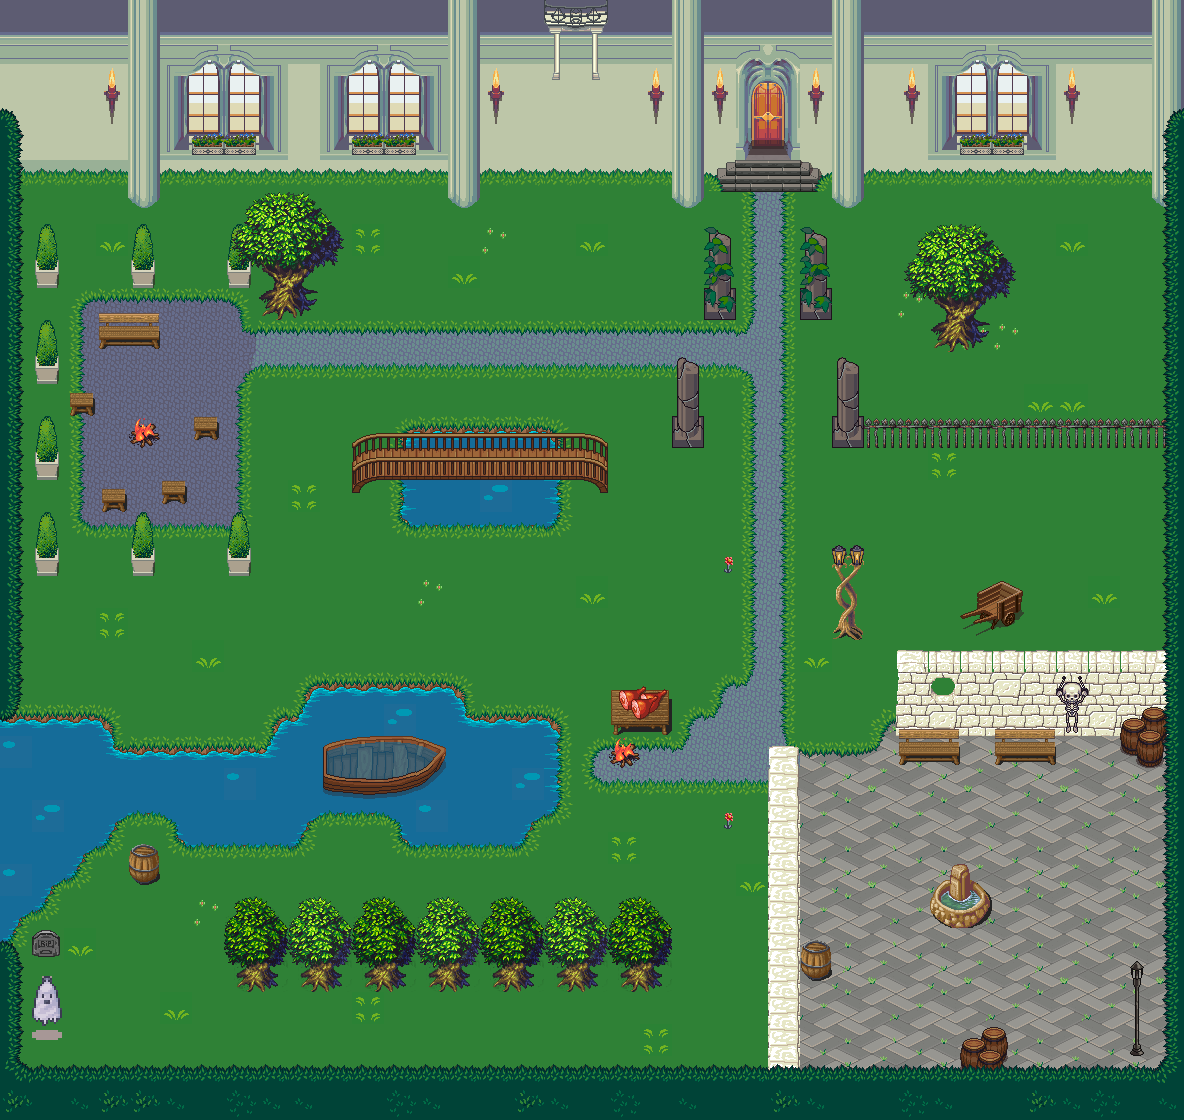

This is a level from a 2D game, rendered from its Tiled map with the project's own tilesets. A one-line summary and the map file follow, with tile-layer data summarised:
An orthogonal 37x35 tile map with 32x32 px tiles, 16 tile layers (start, quiet space, Meeting 1, Meeting 2, ...), 11 tilesets.

<map version="1.5" tiledversion="1.7.0" orientation="orthogonal" renderorder="right-down" width="37" height="35" tilewidth="32" tileheight="32" infinite="0" nextlayerid="23" nextobjectid="1">
 <tileset firstgid="1" name="floortileset" tilewidth="32" tileheight="32" tilecount="64" columns="8">
  <image source="floortileset.png" width="256" height="256" />
  <tile id="15">
   <properties>
    <property name="collides" type="bool" value="true" />
   </properties>
  </tile>
  <tile id="37">
   <properties>
    <property name="collides" type="bool" value="true" />
   </properties>
  </tile>
 </tileset>
 <tileset firstgid="65" name="town" tilewidth="32" tileheight="32" tilecount="256" columns="16">
  <image source="town.png" width="512" height="512" />
  <tile id="197">
   <properties>
    <property name="collides" type="bool" value="true" />
   </properties>
  </tile>
  <tile id="198">
   <properties>
    <property name="collides" type="bool" value="true" />
   </properties>
  </tile>
  <tile id="208">
   <properties>
    <property name="collides" type="bool" value="true" />
   </properties>
  </tile>
  <tile id="209">
   <properties>
    <property name="collides" type="bool" value="true" />
   </properties>
  </tile>
  <tile id="213">
   <properties>
    <property name="collides" type="bool" value="true" />
   </properties>
  </tile>
  <tile id="214">
   <properties>
    <property name="collides" type="bool" value="true" />
   </properties>
  </tile>
  <tile id="233">
   <properties>
    <property name="collides" type="bool" value="true" />
   </properties>
  </tile>
  <tile id="240">
   <properties>
    <property name="collides" type="bool" value="true" />
   </properties>
  </tile>
  <tile id="241">
   <properties>
    <property name="collides" type="bool" value="true" />
   </properties>
  </tile>
  <tile id="244">
   <properties>
    <property name="collides" type="bool" value="true" />
   </properties>
  </tile>
  <tile id="249">
   <properties>
    <property name="collides" type="bool" value="true" />
   </properties>
  </tile>
  <tile id="251">
   <properties>
    <property name="collides" type="bool" value="true" />
   </properties>
  </tile>
 </tileset>
 <tileset firstgid="321" name="tree-variations" tilewidth="32" tileheight="32" tilecount="144" columns="16">
  <image source="tree-variations.png" width="512" height="289" />
  <tile id="64">
   <properties>
    <property name="collides" type="bool" value="true" />
   </properties>
  </tile>
  <tile id="65">
   <properties>
    <property name="collides" type="bool" value="true" />
   </properties>
  </tile>
  <tile id="66">
   <properties>
    <property name="collides" type="bool" value="true" />
   </properties>
  </tile>
  <tile id="67">
   <properties>
    <property name="collides" type="bool" value="true" />
   </properties>
  </tile>
  <tile id="68">
   <properties>
    <property name="collides" type="bool" value="true" />
   </properties>
  </tile>
  <tile id="69">
   <properties>
    <property name="collides" type="bool" value="true" />
   </properties>
  </tile>
  <tile id="70">
   <properties>
    <property name="collides" type="bool" value="true" />
   </properties>
  </tile>
  <tile id="71">
   <properties>
    <property name="collides" type="bool" value="true" />
   </properties>
  </tile>
  <tile id="129">
   <properties>
    <property name="collides" type="bool" value="true" />
   </properties>
  </tile>
  <tile id="130">
   <properties>
    <property name="collides" type="bool" value="true" />
   </properties>
  </tile>
  <tile id="133">
   <properties>
    <property name="collides" type="bool" value="true" />
   </properties>
  </tile>
  <tile id="134">
   <properties>
    <property name="collides" type="bool" value="true" />
   </properties>
  </tile>
  <tile id="137">
   <properties>
    <property name="collides" type="bool" value="true" />
   </properties>
  </tile>
  <tile id="138">
   <properties>
    <property name="collides" type="bool" value="true" />
   </properties>
  </tile>
  <tile id="141">
   <properties>
    <property name="collides" type="bool" value="true" />
   </properties>
  </tile>
  <tile id="142">
   <properties>
    <property name="collides" type="bool" value="true" />
   </properties>
  </tile>
 </tileset>
 <tileset firstgid="465" name="trees_plants_rocks" tilewidth="32" tileheight="32" tilecount="256" columns="16">
  <image source="trees_plants_rocks.png" width="512" height="512" />
 </tileset>
 <tileset firstgid="721" name="trees_plants" tilewidth="32" tileheight="32" tilecount="256" columns="16">
  <image source="trees_plants.png" width="512" height="512" />
 </tileset>
 <tileset firstgid="977" name="trees" tilewidth="32" tileheight="32" tilecount="256" columns="16">
  <image source="trees.png" width="512" height="512" />
 </tileset>
 <tileset firstgid="1233" name="Outside Objects" tilewidth="32" tileheight="32" tilecount="1024" columns="32">
  <image source="Outside_Objects.png" width="1024" height="1024" />
 </tileset>
 <tileset firstgid="2257" name="Terrain and Outside" tilewidth="32" tileheight="32" tilecount="1024" columns="32">
  <image source="Terrain_and_Outside.png" width="1024" height="1024" />
  <tile id="295">
   <properties>
    <property name="collides" type="bool" value="true" />
   </properties>
  </tile>
  <tile id="585">
   <properties>
    <property name="collides" type="bool" value="true" />
   </properties>
  </tile>
  <tile id="586">
   <properties>
    <property name="collides" type="bool" value="true" />
   </properties>
  </tile>
  <tile id="592">
   <properties>
    <property name="collides" type="bool" value="true" />
   </properties>
  </tile>
  <tile id="593">
   <properties>
    <property name="collides" type="bool" value="true" />
   </properties>
  </tile>
  <tile id="617">
   <properties>
    <property name="collides" type="bool" value="true" />
   </properties>
  </tile>
  <tile id="618">
   <properties>
    <property name="collides" type="bool" value="true" />
   </properties>
  </tile>
  <tile id="624">
   <properties>
    <property name="collides" type="bool" value="true" />
   </properties>
  </tile>
  <tile id="625">
   <properties>
    <property name="collides" type="bool" value="true" />
   </properties>
  </tile>
  <tile id="646">
   <properties>
    <property name="collides" type="bool" value="true" />
   </properties>
  </tile>
  <tile id="647">
   <properties>
    <property name="collides" type="bool" value="true" />
   </properties>
  </tile>
  <tile id="655">
   <properties>
    <property name="collides" type="bool" value="true" />
   </properties>
  </tile>
  <tile id="656">
   <properties>
    <property name="collides" type="bool" value="true" />
   </properties>
  </tile>
  <tile id="657">
   <properties>
    <property name="collides" type="bool" value="true" />
   </properties>
  </tile>
  <tile id="678">
   <properties>
    <property name="collides" type="bool" value="true" />
   </properties>
  </tile>
  <tile id="679">
   <properties>
    <property name="collides" type="bool" value="true" />
   </properties>
  </tile>
  <tile id="687">
   <properties>
    <property name="collides" type="bool" value="true" />
   </properties>
  </tile>
  <tile id="689">
   <properties>
    <property name="collides" type="bool" value="true" />
   </properties>
  </tile>
  <tile id="719">
   <properties>
    <property name="collides" type="bool" value="true" />
   </properties>
  </tile>
  <tile id="720">
   <properties>
    <property name="collides" type="bool" value="true" />
   </properties>
  </tile>
  <tile id="721">
   <properties>
    <property name="collides" type="bool" value="true" />
   </properties>
  </tile>
  <tile id="1002">
   <properties>
    <property name="collides" type="bool" value="true" />
   </properties>
  </tile>
  <tile id="1007">
   <properties>
    <property name="collides" type="bool" value="true" />
   </properties>
  </tile>
  <tile id="1011">
   <properties>
    <property name="collides" type="bool" value="true" />
   </properties>
  </tile>
 </tileset>
 <tileset firstgid="3281" name="Interior" tilewidth="32" tileheight="32" tilecount="1024" columns="32">
  <image source="Interior.png" width="1024" height="1024" />
  <tile id="639">
   <animation>
    <frame tileid="639" duration="100" />
    <frame tileid="671" duration="100" />
    <frame tileid="703" duration="100" />
    <frame tileid="735" duration="100" />
   </animation>
  </tile>
 </tileset>
 <tileset firstgid="4305" name="Exterior Tiles" tilewidth="32" tileheight="32" tilecount="1024" columns="32">
  <image source="Exterior_Tiles.png" width="1024" height="1024" />
  <tile id="199">
   <properties>
    <property name="collides" type="bool" value="true" />
   </properties>
  </tile>
  <tile id="653">
   <properties>
    <property name="collides" type="bool" value="true" />
   </properties>
  </tile>
  <tile id="654">
   <properties>
    <property name="collides" type="bool" value="true" />
   </properties>
  </tile>
  <tile id="655">
   <properties>
    <property name="collides" type="bool" value="true" />
   </properties>
  </tile>
  <tile id="660">
   <properties>
    <property name="collides" type="bool" value="true" />
   </properties>
  </tile>
  <tile id="685">
   <properties>
    <property name="collides" type="bool" value="true" />
   </properties>
  </tile>
  <tile id="686">
   <properties>
    <property name="collides" type="bool" value="true" />
   </properties>
  </tile>
  <tile id="687">
   <properties>
    <property name="collides" type="bool" value="true" />
   </properties>
  </tile>
  <tile id="692">
   <properties>
    <property name="collides" type="bool" value="true" />
   </properties>
  </tile>
  <tile id="720">
   <properties>
    <property name="collides" type="bool" value="true" />
   </properties>
  </tile>
  <tile id="721">
   <properties>
    <property name="collides" type="bool" value="true" />
   </properties>
  </tile>
  <tile id="722">
   <properties>
    <property name="collides" type="bool" value="true" />
   </properties>
  </tile>
  <tile id="787">
   <properties>
    <property name="collides" type="bool" value="true" />
   </properties>
  </tile>
  <tile id="814">
   <properties>
    <property name="collides" type="bool" value="true" />
   </properties>
  </tile>
  <tile id="912">
   <properties>
    <property name="collides" type="bool" value="true" />
   </properties>
  </tile>
  <tile id="997">
   <properties>
    <property name="collides" type="bool" value="true" />
   </properties>
  </tile>
  <tile id="998">
   <properties>
    <property name="collides" type="bool" value="true" />
   </properties>
  </tile>
  <tile id="1000">
   <properties>
    <property name="collides" type="bool" value="true" />
   </properties>
  </tile>
  <tile id="1001">
   <properties>
    <property name="collides" type="bool" value="true" />
   </properties>
  </tile>
  <tile id="1002">
   <properties>
    <property name="collides" type="bool" value="true" />
   </properties>
  </tile>
  <tile id="1003">
   <properties>
    <property name="collides" type="bool" value="true" />
   </properties>
  </tile>
  <tile id="1004">
   <properties>
    <property name="collides" type="bool" value="true" />
   </properties>
  </tile>
  <tile id="1005">
   <properties>
    <property name="collides" type="bool" value="true" />
   </properties>
  </tile>
  <tile id="1006">
   <properties>
    <property name="collides" type="bool" value="true" />
   </properties>
  </tile>
  <tile id="1007">
   <properties>
    <property name="collides" type="bool" value="true" />
   </properties>
  </tile>
 </tileset>
 <tileset firstgid="5329" name="11_Halloween_32x32" tilewidth="32" tileheight="32" tilecount="976" columns="16">
  <image source="11_Halloween_32x32.png" width="512" height="1952" />
 </tileset>
 <layer id="1" name="start" width="37" height="35">
  <data>[1295 cells, 12 non-empty, 1 distinct tile ids]</data>
 </layer>
 <layer id="12" name="quiet space" width="37" height="35">
  <properties>
   <property name="silent" type="bool" value="true" />
  </properties>
  <data>[1295 cells, 0 non-empty, 0 distinct tile ids]</data>
 </layer>
 <layer id="13" name="Meeting 1" width="37" height="35">
  <properties>
   <property name="jitsiRoom" value="meetingZone1" />
   <property name="jitsiTriggerMessage" value="Join the meeting?" />
  </properties>
  <data>[1295 cells, 48 non-empty, 1 distinct tile ids]</data>
 </layer>
 <layer id="22" name="Meeting 2" width="37" height="35">
  <properties>
   <property name="jitsiRoom" value="meetingZone2" />
   <property name="jitsiTriggerMessage" value="Join the meeting?" />
  </properties>
  <data>[1295 cells, 129 non-empty, 1 distinct tile ids]</data>
 </layer>
 <layer id="20" name="Webpage" width="37" height="35">
  <properties>
   <property name="openWebsite" value="https://derrheingold.github.io/IDMx-2021/intro.html" />
  </properties>
  <data>[1295 cells, 12 non-empty, 1 distinct tile ids]</data>
 </layer>
 <layer id="14" name="Ground" width="37" height="35">
  <data>[1295 cells, 1121 non-empty, 36 distinct tile ids]</data>
 </layer>
 <layer id="19" name="Ground2" width="37" height="35">
  <data>[1295 cells, 156 non-empty, 33 distinct tile ids]</data>
 </layer>
 <layer id="21" name="Ground3" width="37" height="35">
  <data>[1295 cells, 97 non-empty, 1 distinct tile ids]</data>
 </layer>
 <layer id="15" name="walls" width="37" height="35">
  <data>[1295 cells, 334 non-empty, 65 distinct tile ids]</data>
 </layer>
 <layer id="16" name="walls_top" width="37" height="35">
  <data>[1295 cells, 88 non-empty, 20 distinct tile ids]</data>
 </layer>
 <layer id="17" name="walls_top2" width="37" height="35">
  <data>[1295 cells, 27 non-empty, 9 distinct tile ids]</data>
 </layer>
 <layer id="6" name="Grass" width="37" height="35">
  <data>[1295 cells, 11 non-empty, 6 distinct tile ids]</data>
 </layer>
 <layer id="7" name="desks etc" width="37" height="35">
  <data>[1295 cells, 20 non-empty, 10 distinct tile ids]</data>
 </layer>
 <layer id="8" name="Stuff on desks" width="37" height="35">
  <data>[1295 cells, 4 non-empty, 4 distinct tile ids]</data>
 </layer>
 <objectgroup id="3" name="floorLayer" />
 <layer id="4" name="override" width="37" height="35">
  <data>[1295 cells, 147 non-empty, 44 distinct tile ids]</data>
 </layer>
 <layer id="11" name="override2" width="37" height="35">
  <data>[1295 cells, 2 non-empty, 2 distinct tile ids]</data>
 </layer>
</map>
